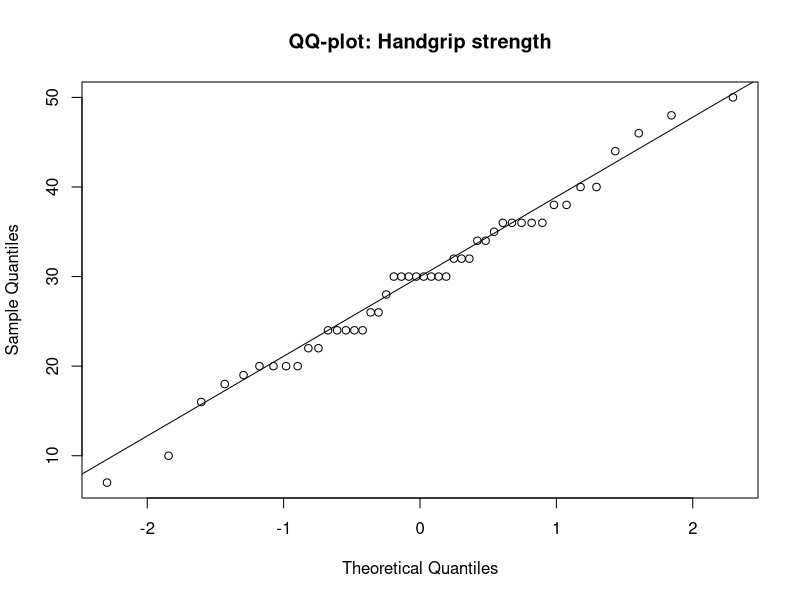
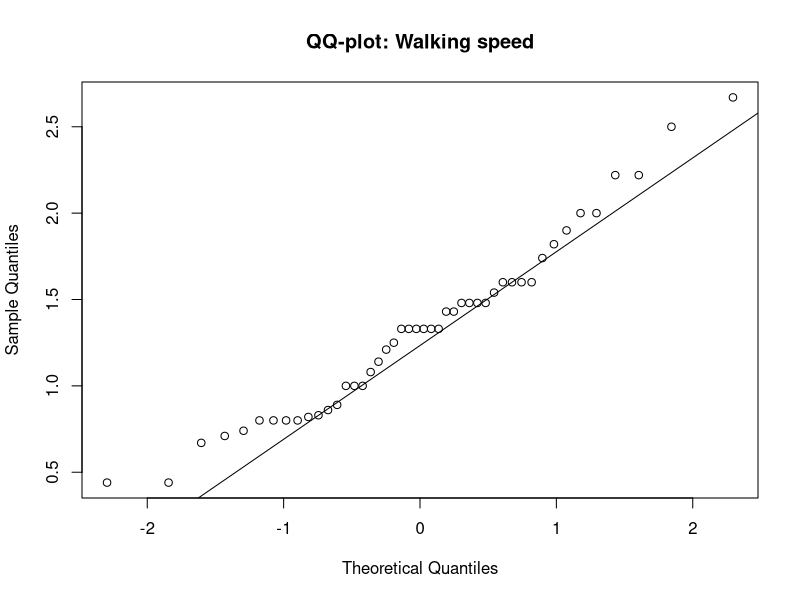
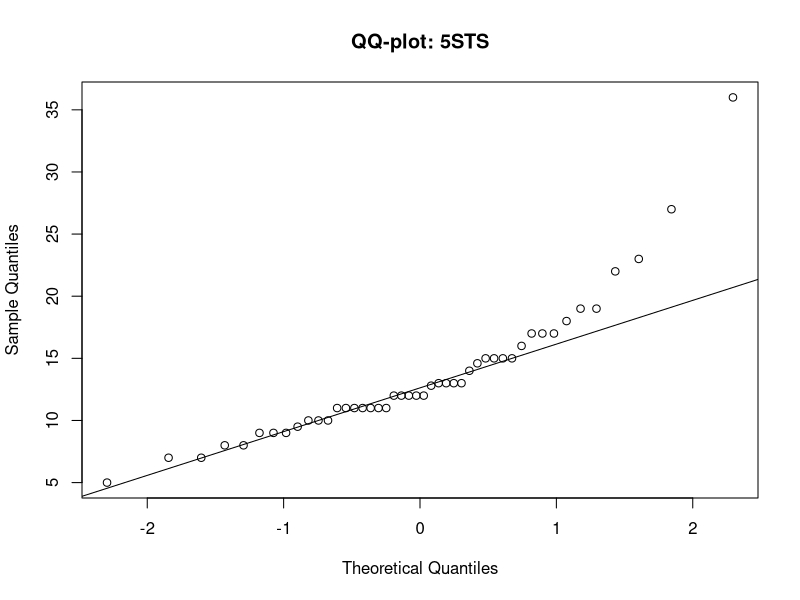
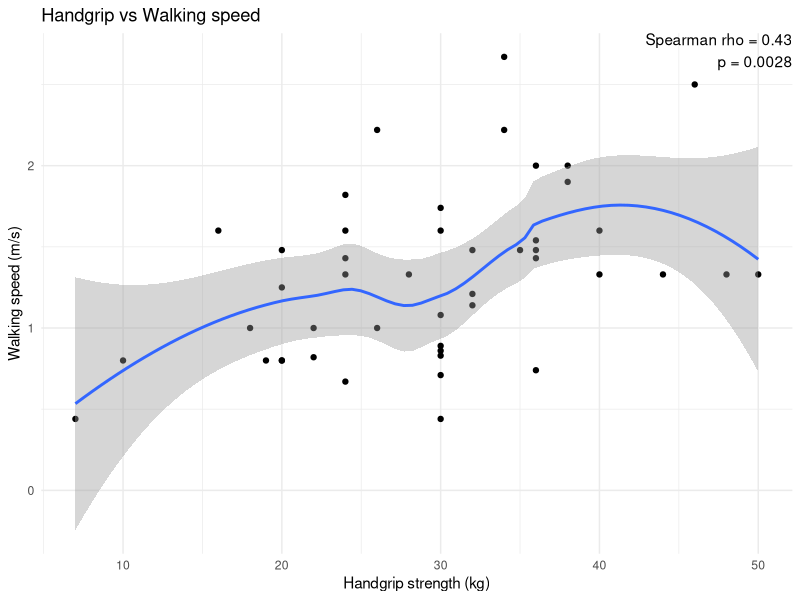
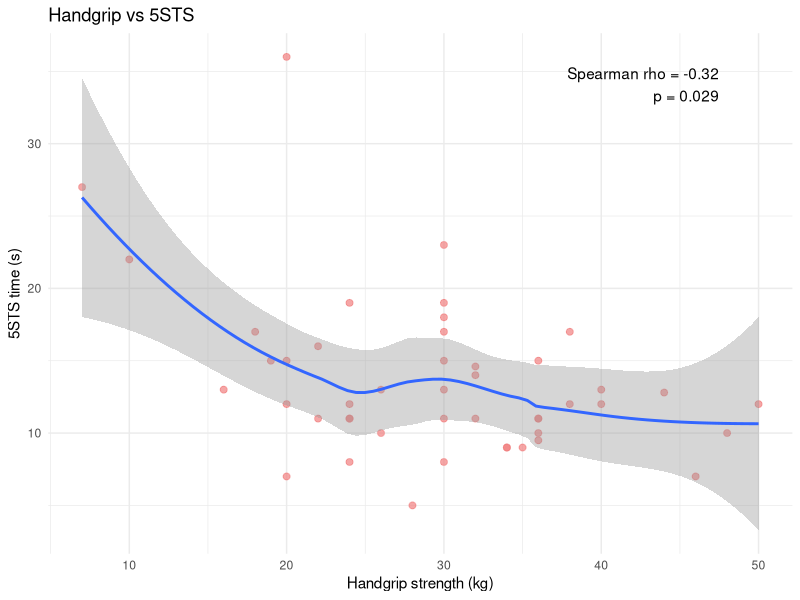

R code for these plots, in order: (Note: this script raises an error after producing the figures.)
## ---- chunk 1
#Only one additional package is required; if you haven't already, remove the comment symbol (#).
#install.packages("ggplot2")
## ---- chunk 2
#import necessary library
library(ggplot2)
## ---- chunk 3
# Import dataset
data <- read.csv("data/clean/frapid_data_clean.csv")

# Check structure
str(data)
summary(data)
## ---- chunk 4
# QQ-plot for normality
qqnorm(data$handgrip_strength, main = "QQ-plot: Handgrip strength")
qqline(data$handgrip_strength)

qqnorm(data$walking_speed_mps, main = "QQ-plot: Walking speed")
qqline(data$walking_speed_mps)

qqnorm(data$time_5_raise_chair, main = "QQ-plot: 5STS")
qqline(data$time_5_raise_chair)

## ---- chunk 5
# Shapiro-Wilk test
shapiro.test(data$handgrip_strength)
shapiro.test(data$walking_speed_mps)
shapiro.test(data$time_5_raise_chair)
## ---- chunk 6
# Handgrip vs walking speed
cor.test(data$handgrip_strength, data$walking_speed_mps, method = "spearman")
results_ws <- cor.test(data$handgrip_strength, data$walking_speed_mps, method = "spearman")

ggplot(data, aes(x = handgrip_strength, y = walking_speed_mps)) +
  geom_point() +
  geom_smooth(method = "loess") +
  annotate(
    "text",
    x = Inf,
    y = Inf,
    label = paste0(
      "Spearman rho = ", round(results_ws$estimate, 2),
      "\np = ", signif(results_ws$p.value, 2)), hjust = 1, vjust = 1) +
  labs(
    title = "Handgrip vs Walking speed",
    x = "Handgrip strength (kg)",
    y = "Walking speed (m/s)"
  ) +
  theme_minimal()

## ---- chunk 7
# Handgrip vs 5STS
cor.test(data$handgrip_strength, data$time_5_raise_chair, method = "spearman")
results_5STS <- cor.test(data$handgrip_strength, data$time_5_raise_chair, method = "spearman")

ggplot(data, aes(x = handgrip_strength, y = time_5_raise_chair)) +
  geom_point(color = "lightcoral", size = 2, alpha = 0.7) +
  geom_smooth(method = "loess") +
  annotate(
    "text",
    x = max(data$handgrip_strength, na.rm = TRUE) * 0.95,
    y = max(data$time_5_raise_chair, na.rm = TRUE) * 0.98,
    label = paste0(
      "Spearman rho = ", round(results_5STS$estimate, 2),
      "\np = ", signif(results_5STS$p.value, 2)), hjust = 1, vjust = 1 ) +
  labs(
    title = "Handgrip vs 5STS",
    x = "Handgrip strength (kg)",
    y = "5STS time (s)"
  ) +
  theme_minimal()
## ---- chunk 8
# Convert gender to factor for regression analysis
data$gender <- as.factor(data$gender)
## ---- chunk 9
model_walk <- lm(walking_speed_mps ~ handgrip_strength + age + gender, data = data)
summary(model_walk)

model_5sts <- lm(time_5_raise_chair ~ handgrip_strength + age + gender, data = data)
summary(model_5sts)

confint(model_walk)
confint(model_5sts)
